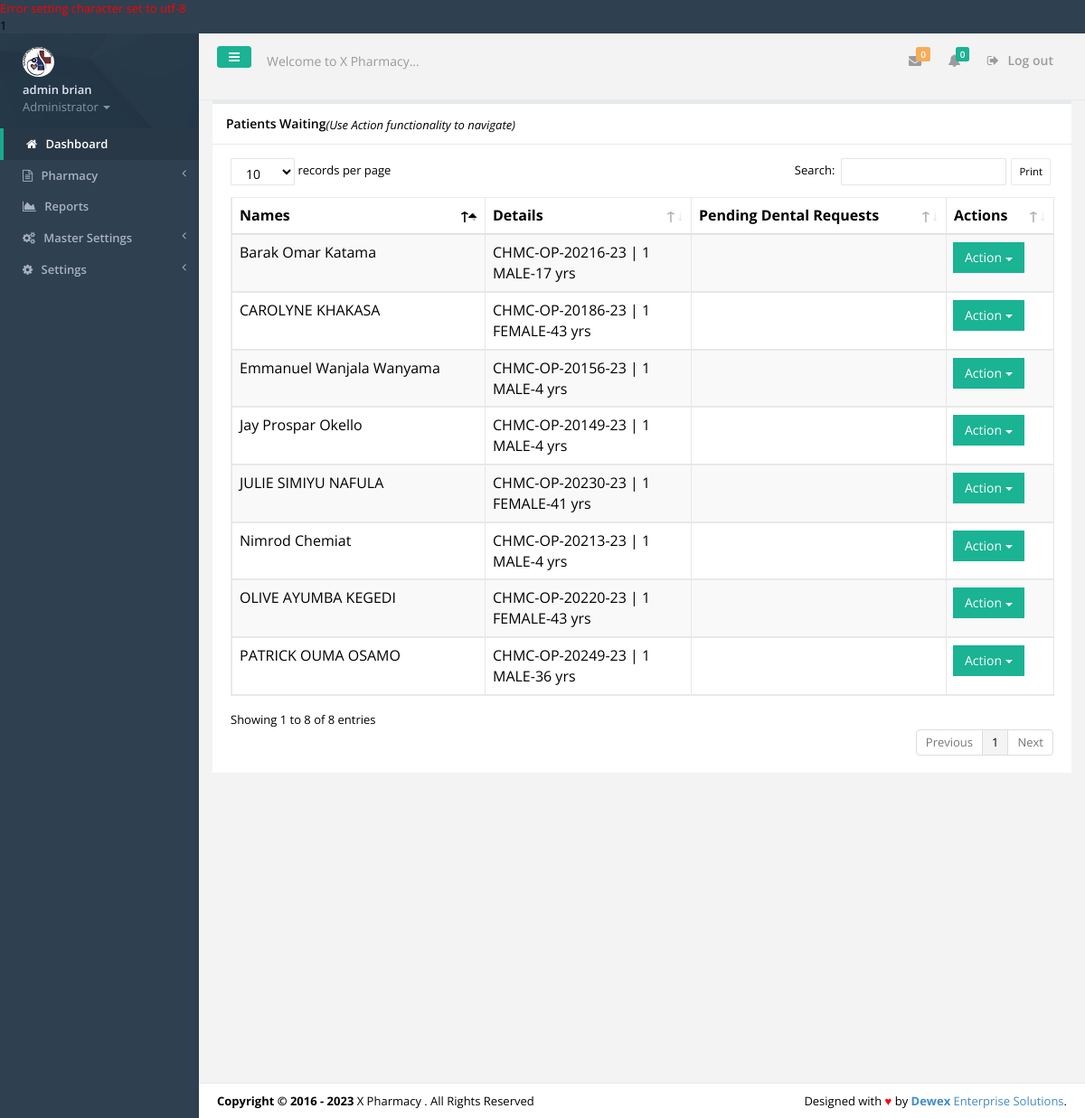
/dental.php (signed in), run on the app's committed database.
### tables this page shows
CREATE TABLE IF NOT EXISTS `tbl_users` (
  `id` int(11) NOT NULL,
  `f_name` varchar(30) NOT NULL,
  `s_name` varchar(30) NOT NULL,
  `id_no` varchar(30) NOT NULL,
  `email` varchar(30) NOT NULL,
  `phone` varchar(15) NOT NULL,
  `password` varchar(200) NOT NULL,
  `user_l` varchar(50) NOT NULL,
  `profile_image` varchar(45) NOT NULL,
  `active` varchar(30) NOT NULL
);

CREATE TABLE IF NOT EXISTS `tbl_settings` (
  `settings_id` int(11) NOT NULL,
  `slogan` varchar(100) NOT NULL,
  `l_status` varchar(10) NOT NULL,
  `system_name` varchar(30) NOT NULL,
  `campaigner_name` varchar(30) NOT NULL,
  `campaigner_short_name` varchar(30) NOT NULL,
  `campaign_location` varchar(30) NOT NULL,
  `seat` varchar(30) NOT NULL,
  `inst_date` varchar(15) NOT NULL,
  `photo` varchar(30) NOT NULL,
  `photo_size` varchar(10) NOT NULL,
  `photo_type` varchar(20) NOT NULL,
  `custom_reply_msg` varchar(500) NOT NULL,
  `address` varchar(50) NOT NULL,
  `phone` varchar(30) NOT NULL,
  `email` varchar(30) NOT NULL
);

CREATE TABLE IF NOT EXISTS `tbl_queue` (
  `queue_id` int(20) NOT NULL,
  `queue_no` varchar(20) NOT NULL,
  `queue_opno` varchar(20) NOT NULL,
  `queue_visitno` varchar(20) NOT NULL,
  `queue_idno` varchar(20) NOT NULL,
  `queue_from` varchar(20) NOT NULL,
  `queue_to` varchar(20) NOT NULL,
  `queue_status` varchar(20) NOT NULL,
  `queue_note` varchar(100) NOT NULL,
  `queue_datetime` timestamp NOT NULL DEFAULT CURRENT_TIMESTAMP ON UPDATE CURRENT_TIMESTAMP
);

CREATE TABLE IF NOT EXISTS `tbl_registry` (
  `reg_no` int(11) NOT NULL,
  `opnocounter` varchar(30) NOT NULL,
  `visit_no` varchar(20) NOT NULL,
  `id_no` varchar(10) NOT NULL,
  `f_name` varchar(40) NOT NULL,
  `l_name` varchar(40) NOT NULL,
  `phone_no` varchar(15) NOT NULL,
  `gender` varchar(10) NOT NULL,
  `dob` varchar(15) NOT NULL,
  `residence` varchar(100) NOT NULL,
  `opno` varchar(20) NOT NULL,
  `visit_date` varchar(20) NOT NULL,
  `visit_status` varchar(10) NOT NULL,
  `scheme_code` varchar(20) NOT NULL,
  `memberno` varchar(50) NOT NULL,
  `agecategory` varchar(44) NOT NULL,
  `age` varchar(44) NOT NULL,
  `parentFname` varchar(44) NOT NULL,
  `parentLame` varchar(44) NOT NULL,
  `time` timestamp NOT NULL DEFAULT CURRENT_TIMESTAMP ON UPDATE CURRENT_TIMESTAMP
);

### includes/authenticate.php (called while the page is built, shortened)
<?php
require_once 'inc/auth.php';
$signedemail = $_SESSION['email'];
$adminDetails = mysqli_query($dbconnect,"SELECT * FROM tbl_users WHERE email='$signedemail'");
$dd = mysqli_fetch_assoc($adminDetails);
$sfname = $dd['f_name'];
$ssname = $dd['s_name'];
$user_l = $dd['user_l'];
?>

### inc/auth.php (called while the page is built, shortened)
<?php
include('config.php');
$dbhost = "localhost";
$dbuser = "root";
$dbpass = "";
$dbname = "hms_pharmacy_module";
$dbconnect = new mysqli($dbhost, $dbuser, $dbpass, $dbname);
$get_system_settings = mysqli_query($dbconnect,"SELECT * FROM tbl_settings LIMIT 1");
$smartC = mysqli_fetch_array($get_system_settings);
$smart_name = $smartC['system_name'];
?>

### dental.php (the view, shortened to what this page needs)
<?php include('includes/authenticate.php'); ?>
<!DOCTYPE html>
<html>
<head>
    <?php include('includes/meta.php');?>
    <link href="css/plugins/dataTables/dataTables.bootstrap.css" rel="stylesheet">
    <link href="css/plugins/dataTables/dataTables.responsive.css" rel="stylesheet">
    <link href="css/plugins/dataTables/dataTables.tableTools.min.css" rel="stylesheet">
</head>
<body>
    <div id="wrapper">
	<?php include('includes/sidebar.php');?>
        <div id="page-wrapper" class="gray-bg">
        <div class="row border-bottom">
			<?php include('includes/top-nav.php'); ?>
        </div>
		<?php
			$current_processstage='DENTAL';
			$queuestatuscurrent='1';
			$getPatientsConsultations =mysqli_query($dbconnect, "SELECT * FROM tbl_queue q INNER JOIN tbl_registry p on q.queue_visitno=p.visit_no AND p.opno=q.queue_opno WHERE q.queue_to='$current_processstage' AND q.queue_status='$queuestatuscurrent'");
			$title='Patients Waiting';
		?>
				<div class="row">
				<form>
                <div class="col-lg-12">
                <div class="ibox float-e-margins">
                    <div class="ibox-title">
                        <h5><?php echo $title;?></h5><i>(Use Action functionality to navigate)</i>
                    </div>
                    <div class="ibox-content">
					<table class="table table-striped table-bordered table-hover dataTables-example">
						<thead>
						<tr>
							<th>Names</th>
							<th>Details</th>
							<th>Pending Dental Requests  </th>
							<th>Actions </th>
						</tr>
						</thead>
						<tbody>
						<?php
						while($gacC = mysqli_fetch_array($getPatientsConsultations)){
						$fnames = $gacC['f_name'];
						$lnames = $gacC['l_name'];
						$gender = $gacC['gender'];
						$dob = $gacC['dob'];
						$opno = $gacC['opno'];
						$visitno = $gacC['visit_no'];
						$todaydate = date('Y-m-d');
						$diff = date_diff(date_create($dob), date_create($todaydate));
						$agess = $diff->format('%y');
						?>
							<td><?php echo "$fnames $lnames"; ?></td>
							<td>
								<?php echo $opno; ?> | <?php echo $visitno; ?><br>
							<?php echo "$gender";?>-<?php echo "$agess yrs";?><br>
							</td>
							<td>
							</td>
							<td>
							<div class="input-group-btn">
								<button data-toggle="dropdown" class="btn btn-primary" btn-sm dropdown-toggle" type="button">Action <span class="caret"></span></button>
							</div>
							</td>
						<?php
						}
						?>
						</tbody>
						</table>
                </div>
            </div>
            </div>
        </div>
		<?php include 'includes/footer.php'?>
    </div>
    </div>
</body>
</html>

### includes/sidebar.php (shortened to what this page needs)
<nav class="navbar-default navbar-static-side" role="navigation">
            <div class="sidebar-collapse">
                <ul class="nav" id="side-menu">
                    <li class="nav-header">
                        <div class="dropdown profile-element"> <span>
                            <img alt="image" class="img-circle" src="img/profile_small.jpg" />
                             </span>
                            <a data-toggle="dropdown" class="dropdown-toggle" href="#">
                            <span class="clear"> <span class="block m-t-xs"> <strong class="font-bold"><?php echo "$sfname $ssname";?></strong>
                             </span> <span class="text-muted text-xs block">Administrator <b class="caret"></b></span> </span> </a>
                        </div>
                    </li>
                    <li class="active">
                        <a href="index.php"><i class="fa fa-home"></i> <span class="nav-label">Dashboard</span></a>
                    </li>
					<?php
					if($user_l=='PHARMACY'||$user_l=='ADMINISTRATOR'){
					?>
					<li>
                        <a href="#"><i class="fa fa-file-text-o"></i> <span class="nav-label">Pharmacy </span><span class="fa arrow"></span></a>
                    </li>
					<?php
					}
					if($user_l=='ADMINISTRATOR'){
					?>
					 <li>
                        <a href="reports.php"><i class="fa fa-area-chart"></i> <span class="nav-label">Reports</a>
                    </li>
                    <li>
                        <a href="#"><i class="fa fa-cogs"></i> <span class="nav-label">Master Settings</span><span class="fa arrow"></span></a>
                    </li>
                    <li>
                        <a href="#"><i class="fa fa-gear"></i> <span class="nav-label"> Settings</span><span class="fa arrow"></span></a>
                    </li>
					<?php
					}
					?>
                </ul>
            </div>
        </nav>

### includes/top-nav.php (shortened to what this page needs)
<nav class="navbar navbar-static-top" role="navigation" style="margin-bottom: 0">
        <div class="navbar-header">
            <a class="navbar-minimalize minimalize-styl-2 btn btn-primary " href="#"><i class="fa fa-bars"></i> </a>
            <form role="search" class="navbar-form-custom" method="post" action="search_results.html">
                <div class="form-group">
                    <input type="text" placeholder="Welcome to <?php echo $smart_name; ?>..." class="form-control" name="top-search" id="top-search">
                </div>
            </form>
        </div>
            <ul class="nav navbar-top-links navbar-right">
                <li>
                    <a class="count-info" tooltip="Unread" href="#">
                        <i class="fa fa-envelope"></i>  <span class="label label-warning">0</span>
                    </a>
                </li>
                <li>
                    <a class="count-info" data-toggle="dropdowhn" tooltip="Marked Important" href="#">
                        <i class="fa fa-bell"></i>  <span class="label label-primary">0</span>
                    </a>
                 </li>
				<li>
                    <a href="logout.php?logout">
                        <i class="fa fa-sign-out"></i> Log out
                    </a>
                </li>
            </ul>
	</nav>

### includes/footer.php
<div class="footer">
    <div class="pull-right">
        Designed with <span style="color:red">&hearts;</span> by <a href="mailto: isaacwex@gmail.com tel:0729522550" target="_blank" title="We're Dewex Enterprise Solutions" target="_blank" rel="dofollow"><strong>Dewex</strong> Enterprise Solutions</a>.
    </div>
    <div>
        <strong>Copyright &copy; 2016 - <?php echo date('Y'); ?></strong> <?php echo $smart_name; ?> . All Rights Reserved
    </div>
</div>

### data on the page
tbl_users: f_name "admin", s_name "brian"
tbl_settings: top-search "Welcome to X Pharmacy...", system_name "X Pharmacy"
tbl_queue: tbl_registry.f_name "Emmanuel", tbl_registry.l_name "Wanjala Wanyama", tbl_registry.opno "CHMC-OP-20156-23", tbl_registry.visit_no "1", tbl_registry.gender "MALE", tbl_registry.dob "4"
tbl_queue: tbl_registry.f_name "Jay Prospar", tbl_registry.l_name "Okello", tbl_registry.opno "CHMC-OP-20149-23", tbl_registry.visit_no "1", tbl_registry.gender "MALE", tbl_registry.dob "4"
tbl_queue: tbl_registry.f_name "CAROLYNE", tbl_registry.l_name "KHAKASA", tbl_registry.opno "CHMC-OP-20186-23", tbl_registry.visit_no "1", tbl_registry.gender "FEMALE", tbl_registry.dob "43"
tbl_queue: tbl_registry.f_name "Barak Omar", tbl_registry.l_name "Katama", tbl_registry.opno "CHMC-OP-20216-23", tbl_registry.visit_no "1", tbl_registry.gender "MALE", tbl_registry.dob "17"
tbl_queue: tbl_registry.f_name "OLIVE AYUMBA", tbl_registry.l_name "KEGEDI", tbl_registry.opno "CHMC-OP-20220-23", tbl_registry.visit_no "1", tbl_registry.gender "FEMALE", tbl_registry.dob "43"
tbl_queue: tbl_registry.f_name "JULIE SIMIYU", tbl_registry.l_name "NAFULA", tbl_registry.opno "CHMC-OP-20230-23", tbl_registry.visit_no "1", tbl_registry.gender "FEMALE", tbl_registry.dob "41"
tbl_queue: tbl_registry.f_name "Nimrod", tbl_registry.l_name "Chemiat", tbl_registry.opno "CHMC-OP-20213-23", tbl_registry.visit_no "1", tbl_registry.gender "MALE", tbl_registry.dob "4"
tbl_queue: tbl_registry.f_name "PATRICK OUMA", tbl_registry.l_name "OSAMO", tbl_registry.opno "CHMC-OP-20249-23", tbl_registry.visit_no "1", tbl_registry.gender "MALE", tbl_registry.dob "36"

### other printed values
$dbconnect->error() "1"
$title "Patients Waiting"
